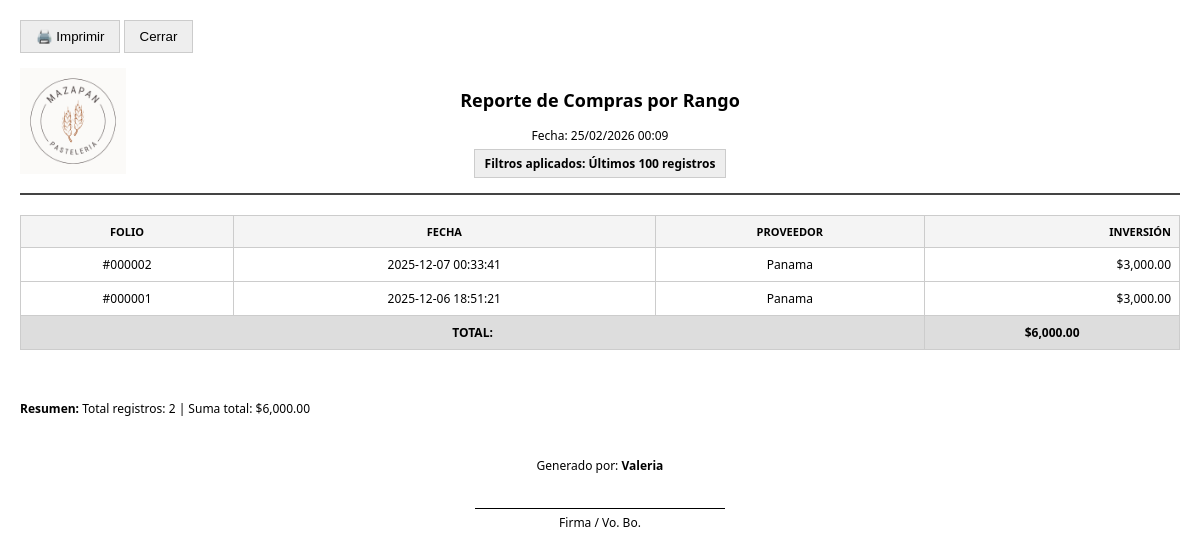
The app's page /reporte_compras.php (signed in) with its own data.
### tables this page shows
CREATE TABLE `compras` (
  `id` int(10) UNSIGNED NOT NULL,
  `id_proveedor` int(10) UNSIGNED NOT NULL,
  `fecha` datetime NOT NULL DEFAULT current_timestamp(),
  `total` decimal(10,2) NOT NULL
);

CREATE TABLE `proveedores` (
  `id` int(10) UNSIGNED NOT NULL,
  `nombre` varchar(150) NOT NULL,
  `correo` varchar(120) DEFAULT NULL,
  `telefono` varchar(20) DEFAULT NULL,
  `activo` tinyint(1) NOT NULL DEFAULT 1,
  `creado_en` timestamp NOT NULL DEFAULT current_timestamp()
);

### reporte_compras.php (the view, shortened to what this page needs)
<?php
require 'db.php';
$fecha_ini = isset($_GET['f_ini']) ? $_GET['f_ini'] : '';
$fecha_fin = isset($_GET['f_fin']) ? $_GET['f_fin'] : '';
$condicion = "";
$texto_filtro = "";
if (!empty($fecha_ini) && !empty($fecha_fin)) {
    $condicion = " WHERE c.fecha BETWEEN '$fecha_ini 00:00:00' AND '$fecha_fin 23:59:59' ORDER BY c.id ASC";
    $texto_filtro = "Filtros aplicados: Fecha del " . date("d/m/Y", strtotime($fecha_ini)) . " al " . date("d/m/Y", strtotime($fecha_fin));
} else {
    $condicion = " ORDER BY c.id DESC LIMIT 100";
    $texto_filtro = "Filtros aplicados: Últimos 100 registros";
}
$sql = "SELECT c.*, p.nombre as proveedor FROM compras c JOIN proveedores p ON c.id_proveedor = p.id $condicion";
$compras = $conn->query($sql);
?>
<!DOCTYPE html>
<html lang="es">
<head>
</head>
<body onload="window.print()">
    <div class="no-print" style="margin-bottom:15px;">
        <button class="btn" onclick="window.print()">🖨️ Imprimir</button>
        <button class="btn" onclick="window.close()">Cerrar</button>
    </div>
    <div class="header-wrapper">
        <img src="img_items/logo.png" alt="Logo" class="logo" onerror="this.style.display='none'">
        <div class="header-content">
            <h2>Reporte de Compras por Rango</h2>
            <div>Fecha: <?= date("d/m/Y H:i") ?></div>
            <div class="badge-filtro"><?= $texto_filtro ?></div>
        </div>
    </div>
    <table>
        <thead><tr><th>Folio</th><th>Fecha</th><th>Proveedor</th><th style="text-align:right;">Inversión</th></tr></thead>
        <tbody>
            <?php $total=0; $c=0; while($r=$compras->fetch_assoc()): $total+=$r['total']; $c++; ?>
            <tr>
                <td>#<?= str_pad($r['id'],6,"0",STR_PAD_LEFT) ?></td>
                <td><?= $r['fecha'] ?></td>
                <td><?= $r['proveedor'] ?></td>
                <td style="text-align:right;">$<?= number_format($r['total'],2) ?></td>
            </tr>
            <?php endwhile; ?>
            <tr style="background:#ddd; font-weight:bold;"><td colspan="3" align="right">TOTAL:</td><td align="right">$<?= number_format($total,2) ?></td></tr>
        </tbody>
    </table>
    <div class="footer-report">
        <strong>Resumen:</strong> Total registros: <?= $c ?> | Suma total: $<?= number_format($total,2) ?>
        <div class="signature-box">
            Generado por: <strong><?= $_SESSION['user_name'] ?></strong>
            <br><br><br>
            <div class="linea-firma"></div>
            <div style="margin-top:5px;">Firma / Vo. Bo.</div>
        </div>
    </div>
</body>
</html>

### reporte_compras.php (style rules this page uses)
body { font-family: 'Segoe UI', sans-serif; margin: 20px; font-size: 12px; }
.header-wrapper { position: relative; min-height: 80px; border-bottom: 2px solid #444; padding-bottom: 15px; margin-bottom: 20px; }
.logo { position: absolute; top: 0; left: 0; width: 28mm; }
.header-content { text-align: center; width: 100%; padding-top: 5px; }
.badge-filtro { background: #eee; padding: 5px 10px; font-weight: bold; border: 1px solid #ccc; display: inline-block; margin-top:5px; }
table { width: 100%; border-collapse: collapse; margin-top: 10px; }
th, td { border: 1px solid #ccc; padding: 8px; text-align: center; }
th { background: #f4f4f4; text-transform: uppercase; font-size: 11px; }
.footer-report { margin-top: 50px; }
.signature-box { margin-top: 40px; text-align: center; }
.linea-firma { border-top: 1px solid #000; width: 250px; margin: 0 auto; }
.btn { padding: 8px 15px; cursor: pointer; background: #eee; border: 1px solid #ccc; }

### records on screen
compras: id "000002", fecha "2025-12-07 00:33:41", id_proveedor.nombre "Panama", total "3,000.00"
compras: id "000001", fecha "2025-12-06 18:51:21", id_proveedor.nombre "Panama", total "3,000.00"

### other values on screen
$texto_filtro "Filtros aplicados: Últimos 100 registros"
$total "6,000.00"
$c "2"
$_SESSION['user_name'] "Valeria"
